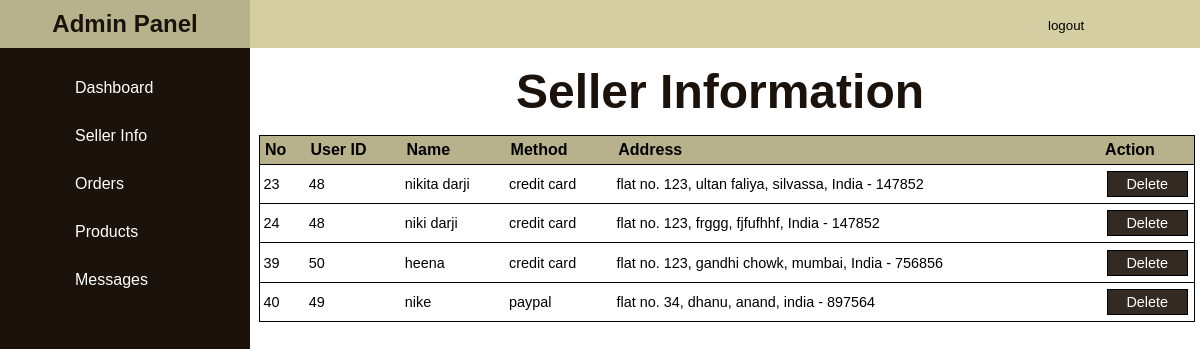
The app's page /admin_seller_info.php with its own data.
### tables this page shows
CREATE TABLE `seller_info` (
  `info_id` int(11) NOT NULL,
  `r_id` int(11) NOT NULL,
  `name` varchar(20) NOT NULL,
  `method` varchar(20) NOT NULL DEFAULT 'pending',
  `address` varchar(500) NOT NULL
);

### admin_seller_info.php (the view, shortened to what this page needs)
<?php
include 'config.php';
    ?>
<!DOCTYPE html>
<html lang="en">
<head>
    <link rel="stylesheet" href="https://cdnjs.cloudflare.com/ajax/libs/font-awesome/6.5.1/css/all.min.css" />
    <link rel="stylesheet" href="adminStyle.css">
</head>
<body>
<?php
include('admin_header.php');
?>
<section class="orders">
<h1 class="title">Seller Information</h1>
<div class="box-container">
   <?php
   if($select_orders = mysqli_query($conn, "SELECT * FROM seller_info") or die('query failed'))
   {
   if(mysqli_num_rows($select_orders) > 0){
    echo"<table class='table'";
        echo"<tr>";
            echo"<th>No</th>";
            echo"<th>User ID</th>";
            echo"<th>Name</th>";
            echo"<th>Method</th>";
            echo"<th>Address</th>";
            echo "<th>Action</th>";
        while($fetch_orders = mysqli_fetch_assoc($select_orders)){
            echo"<tr>";
                echo"<td>$fetch_orders[info_id]</td>";
                echo"<td>$fetch_orders[r_id]</td>";
                echo"<td>$fetch_orders[name]</td>";
                echo"<td>$fetch_orders[method]</td>";
                echo"<td>$fetch_orders[address]</td>";
                echo"<td><a href='admin_seller_info.php?delete=$fetch_orders[info_id];' class='btn'>Delete</a></td>";
            echo"</tr>";
        }
    echo"</table>";
   }else{
      echo '<p class="empty">no orders placed yet!</p>';
   }
}
   ?>
</div>
</section>
</body>
</html>

### adminStyle.css (style rules this page uses)
body { font-family: Arial, sans-serif; margin: 0; padding: 0; }
a { display: block; color:white; text-decoration: none; padding: 15px 0; }
.orders h1 { color: #1A120B; text-align: center; font-size: 3rem; margin-left: 15rem; margin-top: 1rem; margin-bottom: 1rem; }
.orders .box-container table { width: 78%; margin-left: 16.2rem; border-collapse: collapse; }
.orders .box-container table th { text-align: left; background-color:#b8b28c; padding: .3rem; }
.orders .box-container table td { padding: .2rem; text-align: left; font-size: .9rem; }
.orders .box-container table tr { border: solid 1px black; }
.btn { padding: 4px; margin: 3px; cursor: pointer; border: solid 1px black; background-color:#332a23; color: white; text-align: center; }

### records on screen
seller_info: info_id "23", r "48", name "nikita darji", method "credit card", address "flat no. 123, ultan faliya, silvassa, India - 147852"
seller_info: info_id "24", r "48", name "niki darji", method "credit card", address "flat no. 123, frggg, fjfufhhf, India - 147852"
seller_info: info_id "39", r "50", name "heena", method "credit card", address "flat no. 123, gandhi chowk, mumbai, India - 756856"
seller_info: info_id "40", r "49", name "nike", method "paypal", address "flat no. 34, dhanu, anand, india - 897564"
